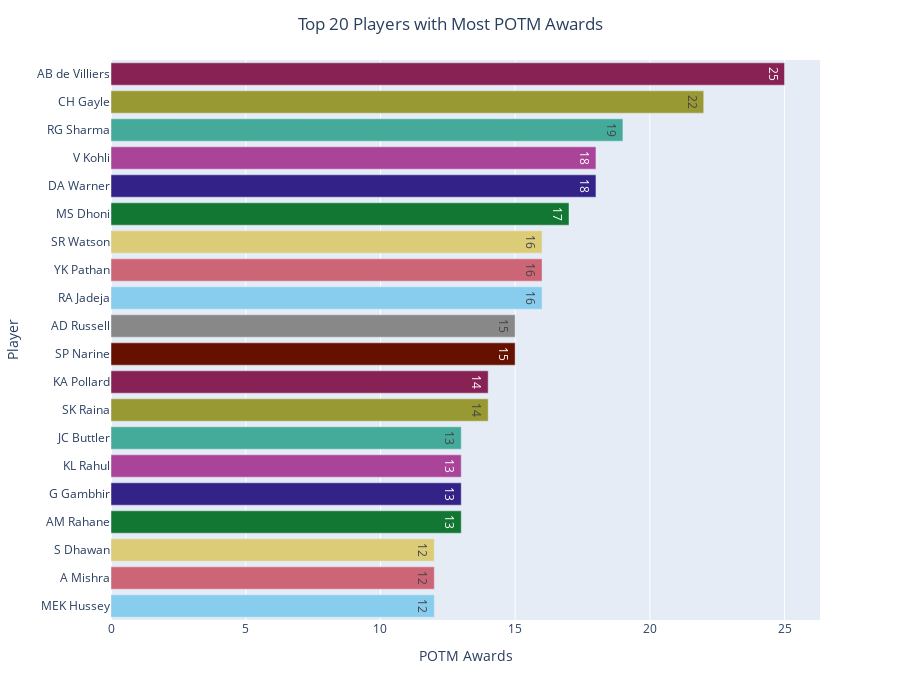

Source (notebook cell):
### Markdown cell above
# Most POTM Awards

### Code cell
top_20_POTM = matches['Player_Of_Match'].value_counts().iloc[:20].sort_values()

fig = px.bar(
    y=top_20_POTM.index,
    x=top_20_POTM.values,
    labels={'y': 'Player', 'x': 'POTM Awards'},
    color=top_20_POTM.index,
    text=top_20_POTM.values,
    color_discrete_sequence=px.colors.qualitative.Safe
)

fig.update_layout(height=700, width=900, showlegend=False, title_text="Top 20 Players with Most POTM Awards", title_x=0.5)
fig.show()

### Figure 1 — Plotly figure (JSON) as saved in the notebook; plotly's stock layout.template omitted (floating-point values rounded to 4 significant figures)
{"data": [{"hovertemplate": "color=MEK Hussey<br>POTM Awards=%{x}<br>Player=%{y}<br>text=%{text}<extra></extra>", "legendgroup": "MEK Hussey", "marker": {"color": "rgb(136, 204, 238)", "pattern": {"shape": ""}}, "name": "MEK Hussey", "orientation": "h", "showlegend": true, "text": [12.0], "textposition": "auto", "type": "bar", "x": [12], "xaxis": "x", "y": ["MEK Hussey"], "yaxis": "y"}, {"hovertemplate": "color=A Mishra<br>POTM Awards=%{x}<br>Player=%{y}<br>text=%{text}<extra></extra>", "legendgroup": "A Mishra", "marker": {"color": "rgb(204, 102, 119)", "pattern": {"shape": ""}}, "name": "A Mishra", "orientation": "h", "showlegend": true, "text": [12.0], "textposition": "auto", "type": "bar", "x": [12], "xaxis": "x", "y": ["A Mishra"], "yaxis": "y"}, {"hovertemplate": "color=S Dhawan<br>POTM Awards=%{x}<br>Player=%{y}<br>text=%{text}<extra></extra>", "legendgroup": "S Dhawan", "marker": {"color": "rgb(221, 204, 119)", "pattern": {"shape": ""}}, "name": "S Dhawan", "orientation": "h", "showlegend": true, "text": [12.0], "textposition": "auto", "type": "bar", "x": [12], "xaxis": "x", "y": ["S Dhawan"], "yaxis": "y"}, {"hovertemplate": "color=AM Rahane<br>POTM Awards=%{x}<br>Player=%{y}<br>text=%{text}<extra></extra>", "legendgroup": "AM Rahane", "marker": {"color": "rgb(17, 119, 51)", "pattern": {"shape": ""}}, "name": "AM Rahane", "orientation": "h", "showlegend": true, "text": [13.0], "textposition": "auto", "type": "bar", "x": [13], "xaxis": "x", "y": ["AM Rahane"], "yaxis": "y"}, {"hovertemplate": "color=G Gambhir<br>POTM Awards=%{x}<br>Player=%{y}<br>text=%{text}<extra></extra>", "legendgroup": "G Gambhir", "marker": {"color": "rgb(51, 34, 136)", "pattern": {"shape": ""}}, "name": "G Gambhir", "orientation": "h", "showlegend": true, "text": [13.0], "textposition": "auto", "type": "bar", "x": [13], "xaxis": "x", "y": ["G Gambhir"], "yaxis": "y"}, {"hovertemplate": "color=KL Rahul<br>POTM Awards=%{x}<br>Player=%{y}<br>text=%{text}<extra></extra>", "legendgroup": "KL Rahul", "marker": {"color": "rgb(170, 68, 153)", "pattern": {"shape": ""}}, "name": "KL Rahul", "orientation": "h", "showlegend": true, "text": [13.0], "textposition": "auto", "type": "bar", "x": [13], "xaxis": "x", "y": ["KL Rahul"], "yaxis": "y"}, {"hovertemplate": "color=JC Buttler<br>POTM Awards=%{x}<br>Player=%{y}<br>text=%{text}<extra></extra>", "legendgroup": "JC Buttler", "marker": {"color": "rgb(68, 170, 153)", "pattern": {"shape": ""}}, "name": "JC Buttler", "orientation": "h", "showlegend": true, "text": [13.0], "textposition": "auto", "type": "bar", "x": [13], "xaxis": "x", "y": ["JC Buttler"], "yaxis": "y"}, {"hovertemplate": "color=SK Raina<br>POTM Awards=%{x}<br>Player=%{y}<br>text=%{text}<extra></extra>", "legendgroup": "SK Raina", "marker": {"color": "rgb(153, 153, 51)", "pattern": {"shape": ""}}, "name": "SK Raina", "orientation": "h", "showlegend": true, "text": [14.0], "textposition": "auto", "type": "bar", "x": [14], "xaxis": "x", "y": ["SK Raina"], "yaxis": "y"}, {"hovertemplate": "color=KA Pollard<br>POTM Awards=%{x}<br>Player=%{y}<br>text=%{text}<extra></extra>", "legendgroup": "KA Pollard", "marker": {"color": "rgb(136, 34, 85)", "pattern": {"shape": ""}}, "name": "KA Pollard", "orientation": "h", "showlegend": true, "text": [14.0], "textposition": "auto", "type": "bar", "x": [14], "xaxis": "x", "y": ["KA Pollard"], "yaxis": "y"}, {"hovertemplate": "color=SP Narine<br>POTM Awards=%{x}<br>Player=%{y}<br>text=%{text}<extra></extra>", "legendgroup": "SP Narine", "marker": {"color": "rgb(102, 17, 0)", "pattern": {"shape": ""}}, "name": "SP Narine", "orientation": "h", "showlegend": true, "text": [15.0], "textposition": "auto", "type": "bar", "x": [15], "xaxis": "x", "y": ["SP Narine"], "yaxis": "y"}, {"hovertemplate": "color=AD Russell<br>POTM Awards=%{x}<br>Player=%{y}<br>text=%{text}<extra></extra>", "legendgroup": "AD Russell", "marker": {"color": "rgb(136, 136, 136)", "pattern": {"shape": ""}}, "name": "AD Russell", "orientation": "h", "showlegend": true, "text": [15.0], "textposition": "auto", "type": "bar", "x": [15], "xaxis": "x", "y": ["AD Russell"], "yaxis": "y"}, {"hovertemplate": "color=RA Jadeja<br>POTM Awards=%{x}<br>Player=%{y}<br>text=%{text}<extra></extra>", "legendgroup": "RA Jadeja", "marker": {"color": "rgb(136, 204, 238)", "pattern": {"shape": ""}}, "name": "RA Jadeja", "orientation": "h", "showlegend": true, "text": [16.0], "textposition": "auto", "type": "bar", "x": [16], "xaxis": "x", "y": ["RA Jadeja"], "yaxis": "y"}, {"hovertemplate": "color=YK Pathan<br>POTM Awards=%{x}<br>Player=%{y}<br>text=%{text}<extra></extra>", "legendgroup": "YK Pathan", "marker": {"color": "rgb(204, 102, 119)", "pattern": {"shape": ""}}, "name": "YK Pathan", "orientation": "h", "showlegend": true, "text": [16.0], "textposition": "auto", "type": "bar", "x": [16], "xaxis": "x", "y": ["YK Pathan"], "yaxis": "y"}, {"hovertemplate": "color=SR Watson<br>POTM Awards=%{x}<br>Player=%{y}<br>text=%{text}<extra></extra>", "legendgroup": "SR Watson", "marker": {"color": "rgb(221, 204, 119)", "pattern": {"shape": ""}}, "name": "SR Watson", "orientation": "h", "showlegend": true, "text": [16.0], "textposition": "auto", "type": "bar", "x": [16], "xaxis": "x", "y": ["SR Watson"], "yaxis": "y"}, {"hovertemplate": "color=MS Dhoni<br>POTM Awards=%{x}<br>Player=%{y}<br>text=%{text}<extra></extra>", "legendgroup": "MS Dhoni", "marker": {"color": "rgb(17, 119, 51)", "pattern": {"shape": ""}}, "name": "MS Dhoni", "orientation": "h", "showlegend": true, "text": [17.0], "textposition": "auto", "type": "bar", "x": [17], "xaxis": "x", "y": ["MS Dhoni"], "yaxis": "y"}, {"hovertemplate": "color=DA Warner<br>POTM Awards=%{x}<br>Player=%{y}<br>text=%{text}<extra></extra>", "legendgroup": "DA Warner", "marker": {"color": "rgb(51, 34, 136)", "pattern": {"shape": ""}}, "name": "DA Warner", "orientation": "h", "showlegend": true, "text": [18.0], "textposition": "auto", "type": "bar", "x": [18], "xaxis": "x", "y": ["DA Warner"], "yaxis": "y"}, {"hovertemplate": "color=V Kohli<br>POTM Awards=%{x}<br>Player=%{y}<br>text=%{text}<extra></extra>", "legendgroup": "V Kohli", "marker": {"color": "rgb(170, 68, 153)", "pattern": {"shape": ""}}, "name": "V Kohli", "orientation": "h", "showlegend": true, "text": [18.0], "textposition": "auto", "type": "bar", "x": [18], "xaxis": "x", "y": ["V Kohli"], "yaxis": "y"}, {"hovertemplate": "color=RG Sharma<br>POTM Awards=%{x}<br>Player=%{y}<br>text=%{text}<extra></extra>", "legendgroup": "RG Sharma", "marker": {"color": "rgb(68, 170, 153)", "pattern": {"shape": ""}}, "name": "RG Sharma", "orientation": "h", "showlegend": true, "text": [19.0], "textposition": "auto", "type": "bar", "x": [19], "xaxis": "x", "y": ["RG Sharma"], "yaxis": "y"}, {"hovertemplate": "color=CH Gayle<br>POTM Awards=%{x}<br>Player=%{y}<br>text=%{text}<extra></extra>", "legendgroup": "CH Gayle", "marker": {"color": "rgb(153, 153, 51)", "pattern": {"shape": ""}}, "name": "CH Gayle", "orientation": "h", "showlegend": true, "text": [22.0], "textposition": "auto", "type": "bar", "x": [22], "xaxis": "x", "y": ["CH Gayle"], "yaxis": "y"}, {"hovertemplate": "color=AB de Villiers<br>POTM Awards=%{x}<br>Player=%{y}<br>text=%{text}<extra></extra>", "legendgroup": "AB de Villiers", "marker": {"color": "rgb(136, 34, 85)", "pattern": {"shape": ""}}, "name": "AB de Villiers", "orientation": "h", "showlegend": true, "text": [25.0], "textposition": "auto", "type": "bar", "x": [25], "xaxis": "x", "y": ["AB de Villiers"], "yaxis": "y"}], "layout": {"barmode": "relative", "height": 700, "legend": {"title": {"text": "color"}, "tracegroupgap": 0}, "margin": {"t": 60}, "showlegend": false, "title": {"text": "Top 20 Players with Most POTM Awards", "x": 0.5}, "width": 900, "xaxis": {"anchor": "y", "domain": [0, 1], "title": {"text": "POTM Awards"}}, "yaxis": {"anchor": "x", "domain": [0, 1], "title": {"text": "Player"}}}}
